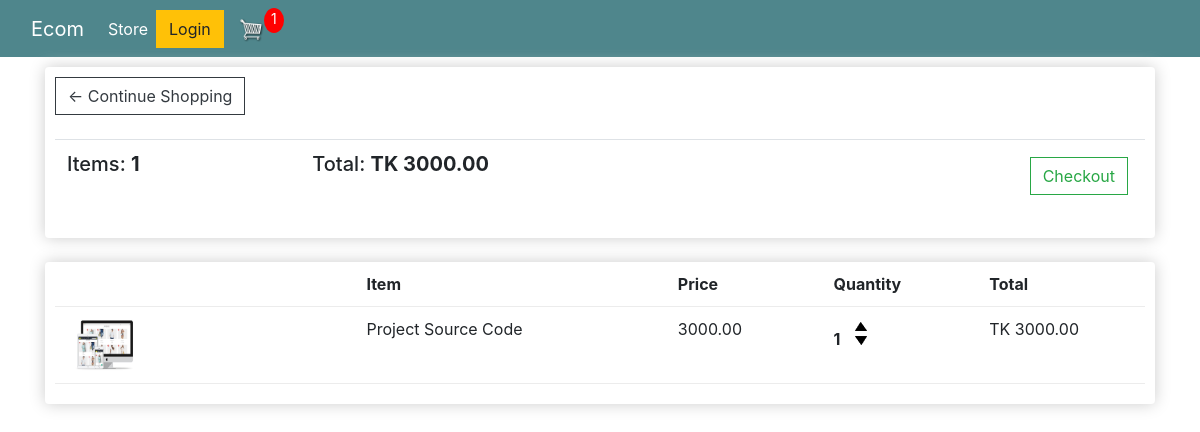
The page /cart/ (signed in) on the database as committed earlier.
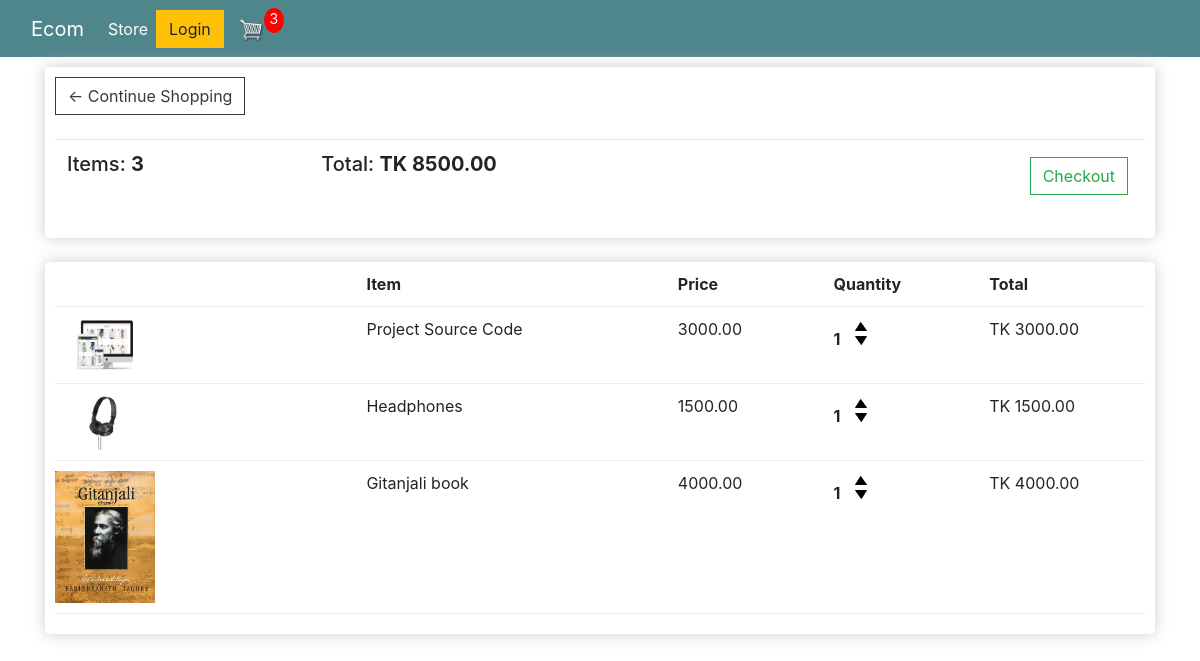
The same page on the database as committed later.
### store/models.py (models this page shows, shortened)
class Order(models.Model):
    customer = models.ForeignKey(Customer, on_delete=models.SET_NULL, blank=True, null=True)
    date_ordered = models.DateTimeField(auto_now_add=True)
    complete = models.BooleanField(default=False, null=True, blank=False)
    transaction_id = models.CharField(max_length=200, null=True)
    @property
    def get_cart_total(self):
        orderitems = self.orderitem_set.all()
        total = sum([item.get_total for item in orderitems])
        return total
    @property
    def get_cart_items(self):
        orderitems = self.orderitem_set.all()
        total = sum([item.quantity for item in orderitems])
        return total

class OrderItem(models.Model):
    product = models.ForeignKey(Product, on_delete=models.SET_NULL, blank=True, null=True)
    order = models.ForeignKey(Order, on_delete=models.SET_NULL, blank=True, null=True)
    quantity = models.IntegerField(default=0, null=True, blank=True)
    date_added = models.DateTimeField(auto_now_add=True)
    @property
    def get_total(self):
        total = self.product.price*self.quantity
        return total

class Product(models.Model):
    name = models.CharField(max_length=200, null=True)
    price = models.DecimalField(max_digits=8, decimal_places=2)
    digital = models.BooleanField(default=False, null=True, blank=False)
    image = models.ImageField(null = True, blank = True)
    @property
    def imageURL(self):
        try:
            url = self.image.url
        except:
            url = ''
        return url

### store/views.py (the view)
# urls.py: path('cart/', views.cart, name='cart'),
def cart(request):
    if request.user.is_authenticated:
        customer = request.user.customer
        order, created = Order.objects.get_or_create(customer=customer, complete=False)
        items = order.orderitem_set.all()
        cartItems = order.get_cart_items
    else:
        items = []
        order = {'get_cart_total':0, 'get_cart_items':0,'shipping':False}
        cartItems = order['get_cart_items']
    context = {'items':items, 'order':order, 'cartItems':cartItems}
    return render(request, 'store/cart.html', context)

### store/templates/store/cart.html
{% extends 'store/main.html' %}
{% load static %}
{% block content %}
   <div class="row">
        <div class="col-lg-12">
            <div class="box-element">
                <a class="btn btn-outline-dark" href="{% url 'store' %}">&#x2190; Continue Shopping</a>
                <br>
                <br>
                <table class="table">
                    <tr>
                        <th><h5>Items: <strong>{{order.get_cart_items}}</strong></h5></th>
                        <th><h5>Total: <strong>TK {{order.get_cart_total|floatformat:2}}</strong></h5></th>
                        <th>
                            <a style="float: right; margin:5px" class="btn btn-outline-success" href="{% url 'checkout' %}">Checkout</a>
                        </th>
                    </tr>
                </table>
            </div>
            <br>
            <div class="box-element">
                <div class="cart-row">
                     <div style="flex:2"></div>
                     <div style="flex:2"> <strong>Item</strong> </div>
                     <div style="flex:1"> <strong>Price</strong> </div>
                     <div style="flex:1"> <strong>Quantity</strong> </div>
                     <div style="flex:1"> <strong>Total</strong> </div>
                </div>
            {% for item in items %}
            <div class="cart-row">
                     <div style="flex:2"> <img class="row-image" src="{{item.product.imageURL}}" alt=""> </div>
                     <div style="flex:2">{{item.product.name}}</div>
                     <div style="flex:1">{{item.product.price | floatformat:2}}</div>
                     <div style="flex:1">
                        <p class="quantity">{{item.quantity}}</p>
                        <div class="quantity">
                            <img data-product={{item.product.id}} data-action="add" class="chg-quantity update-cart" src="{% static 'images/arrow-up.png' %}">
                            <img data-product={{item.product.id}} data-action="remove" class="chg-quantity update-cart" src="{% static 'images/arrow-down.png' %}">
                        </div>
                    </div>
                     <div style="flex:1">TK {{item.get_total}}</div>
                </div>
            {% endfor %}
            </div>
        </div>
   </div>
{% endblock content %}

Rows that differ between the two databases and show on the page:
computed for Order: get_cart_items "1" → "3"; get_cart_total "3000.00" → "8500.00"
added OrderItem: product.imageURL (picture), product.name "Headphones", product.price "1500.00", quantity "1", get_total "1500.00"
added OrderItem: product.imageURL (picture), product.name "Gitanjali book", product.price "4000.00", quantity "1", get_total "4000.00"
Other text that changed with them:
{{ cartItems }}: "1" → "3"
